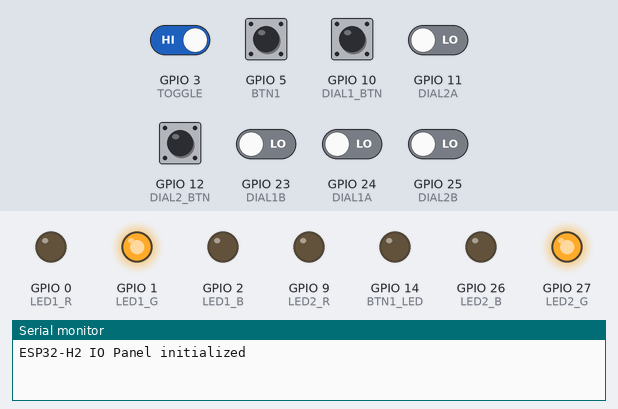
A sketch run on a simulated ESP32-C6. Parts: output pins drawn as LEDs (lit = HIGH), the last lines printed to the serial monitor. The inputs (shaded band) are chosen by the test bench; at power-on: GPIO 3 (TOGGLE), GPIO 5 (BTN1), GPIO 10 (DIAL1_BTN), GPIO 12 (DIAL2_BTN) HIGH, GPIO 11 (DIAL2A), GPIO 23 (DIAL1B), GPIO 24 (DIAL1A), GPIO 25 (DIAL2B) LOW.

Above: at 2.2 s.
2.3 s: GPIO 11 (DIAL2A) driven HIGH
At 2.45 s:
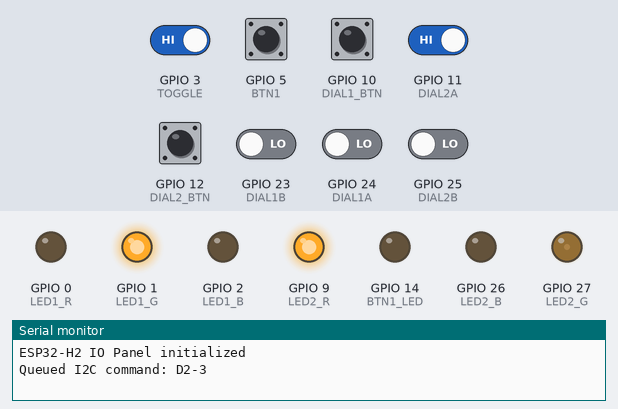
4.1 s: GPIO 23 (DIAL1B) driven HIGH
At 4.25 s:
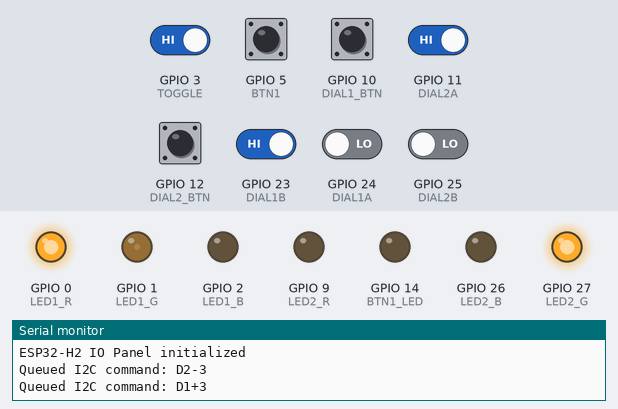
5.9 s: GPIO 10 (DIAL1_BTN) pulled LOW for 0.15 s
At 6.6 s:
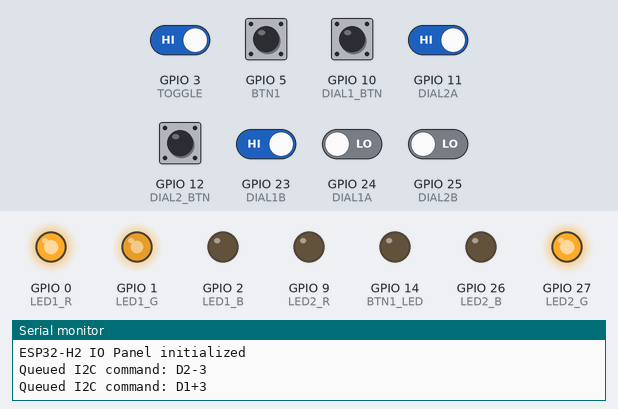
7.5 s: GPIO 12 (DIAL2_BTN) pulled LOW for 0.15 s
At 7.8 s:
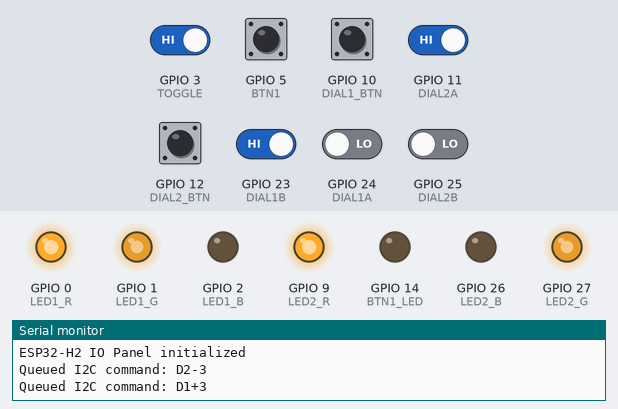
9.1 s: GPIO 24 (DIAL1A) driven HIGH
At 9.25 s:
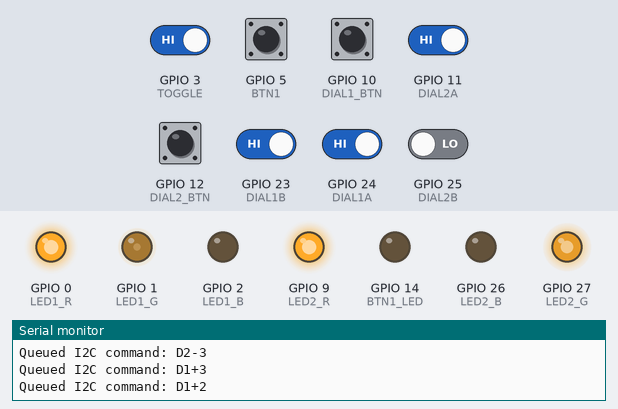
10.9 s: GPIO 25 (DIAL2B) driven HIGH
At 11.05 s:
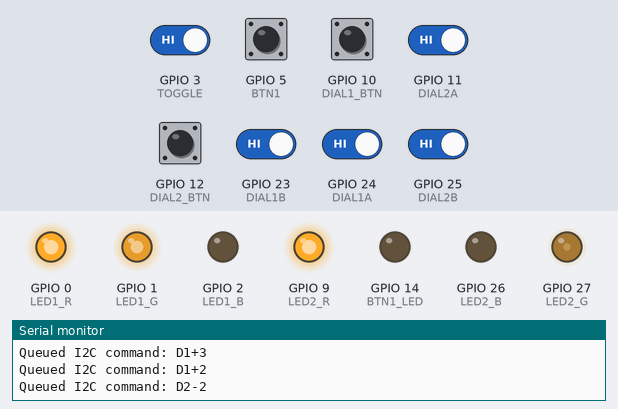
Timing chart, 0 to 13.7 s (numbered marks = the images above; inputs shaded):
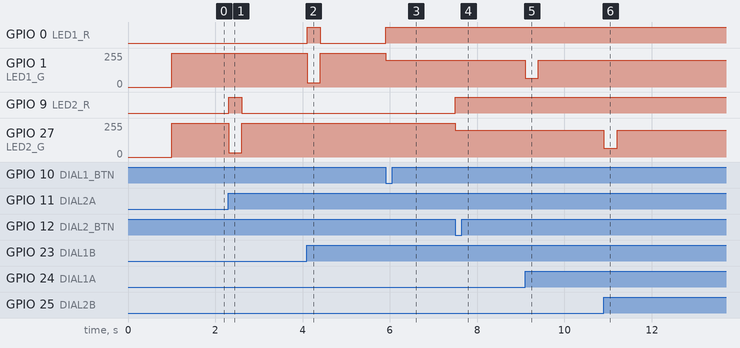

Measured:
- after the input at 2.3 s, GPIO 9 (LED2_R): LOW → HIGH at once, → LOW 0.30 s later; GPIO 27 (LED2_G): 255/255 → 32/255 at once, → 255/255 0.30 s later
- after the input at 4.1 s, GPIO 0 (LED1_R): LOW → HIGH at once, → LOW 0.30 s later; GPIO 1 (LED1_G): 255/255 → 32/255 at once, → 255/255 0.30 s later
- after the input at 5.9 s, GPIO 0 (LED1_R): LOW → HIGH at once; GPIO 1 (LED1_G): 255/255 → 200/255 at once
- after the input at 7.5 s, GPIO 9 (LED2_R): LOW → HIGH at once; GPIO 27 (LED2_G): 255/255 → 200/255 at once
- after the input at 9.1 s, GPIO 1 (LED1_G): 200/255 → 64/255 at once, → 200/255 0.30 s later
- after the input at 10.9 s, GPIO 27 (LED2_G): 200/255 → 64/255 at once, → 200/255 0.30 s later

The sketch:

Control_panel.ino
```cpp
#include <Wire.h>

// Pin Definitions
// RGB LED 1
const int LED1_R = 0;
const int LED1_G = 1;
const int LED1_B = 2;

// RGB LED 2
const int LED2_R = 9;
const int LED2_G = 27;
const int LED2_B = 26;

// Buttons and Switches
const int BTN1 = 5;
const int BTN1_LED = 14;
const int TOGGLE = 3;

// Encoders
const int DIAL1A = 24;
const int DIAL1B = 23;
const int DIAL1_BTN = 10;

const int DIAL2A = 11;
const int DIAL2B = 25;
const int DIAL2_BTN = 12;

// I2C Configuration
const uint8_t I2C_SLAVE_ADDR = 0x55;
const int I2C_SDA = 8;
const int I2C_SCL = 22;

// Debounce constants
const unsigned long DEBOUNCE_MS = 20;
const unsigned long RAINBOW_TIMEOUT_MS = 300; // Return to normal colour after 300ms of inactivity

// State variables
unsigned long lastBtnPress = 0;
bool lastBtnState = HIGH;

unsigned long lastToggleRead = 0;
bool lastToggleState = HIGH;

int encoderMode[2] = {0, 0}; // 0=large/green, 1=medium/yellow, 2=small/red
unsigned long lastEncoderBtnPress[2] = {0, 0};
bool lastEncoderBtnState[2] = {HIGH, HIGH};

unsigned long lastEncoderRotation[2] = {0, 0}; // Track last rotation time for rainbow effect
int rainbowIndex[2] = {0, 0}; // Current position in rainbow cycle

volatile int lastEncoderA[2] = {HIGH, HIGH};
volatile int lastEncoderB[2] = {HIGH, HIGH};

bool powerLEDStatus = false;

// I2C command queue
char commandBuffer[32] = "";
int commandBufferIndex = 0;

// Colour definitions (RGB values 0-255)
const uint8_t colourBig[3] = {0, 255, 0};       // Large detent
const uint8_t colourMedium[3] = {255, 200, 0};  // Medium detent
const uint8_t colourSmall[3] = {255, 0, 0};     // Small detent
const uint8_t colourOff[3] = {0, 0, 0};

// Rainbow colours for encoder rotation animation (24 colours = 1 per dial step for smooth animation)
const uint8_t rainbowColours[24][3] = {
  {255, 0, 0},      // Red
  {255, 32, 0},     // Red-Orange
  {255, 64, 0},     // Orange
  {255, 96, 0},     // Orange
  {255, 128, 0},    // Orange-Yellow
  {255, 160, 0},    // Yellow-Orange
  {255, 192, 0},    // Yellow
  {255, 224, 0},    // Yellow
  {224, 255, 0},    // Yellow-Green
  {160, 255, 0},    // Green-Yellow
  {96, 255, 0},     // Green
  {32, 255, 0},     // Green
  {0, 255, 32},     // Green-Cyan
  {0, 255, 96},     // Cyan-Green
  {0, 255, 160},    // Cyan
  {0, 255, 224},    // Cyan
  {0, 192, 255},    // Cyan-Blue
  {0, 128, 255},    // Blue-Cyan
  {0, 64, 255},     // Blue
  {0, 32, 255},     // Blue
  {64, 0, 255},     // Blue-Purple
  {128, 0, 255},    // Purple
  {192, 0, 255},    // Purple-Red
  {255, 0, 192}     // Red-Purple
};
const int RAINBOW_COLOURS_COUNT = 24;

void setup() {
  Serial.begin(115200);
  delay(1000);

  // Initialize pins
  pinMode(BTN1, INPUT_PULLUP);
  pinMode(BTN1_LED, OUTPUT);
  digitalWrite(BTN1_LED, LOW);

  pinMode(TOGGLE, INPUT_PULLUP);

  pinMode(DIAL1A, INPUT);
  pinMode(DIAL1B, INPUT);
  pinMode(DIAL1_BTN, INPUT_PULLUP);

  pinMode(DIAL2A, INPUT);
  pinMode(DIAL2B, INPUT);
  pinMode(DIAL2_BTN, INPUT_PULLUP);

  // RGB LEDs
  pinMode(LED1_R, OUTPUT);
  pinMode(LED1_G, OUTPUT);
  pinMode(LED1_B, OUTPUT);

  pinMode(LED2_R, OUTPUT);
  pinMode(LED2_G, OUTPUT);
  pinMode(LED2_B, OUTPUT);

  // Set initial LED colours
  setRGBLED(1, colourBig);
  setRGBLED(2, colourBig);

  // Initialize I2C slave
  Wire.begin((uint8_t)I2C_SLAVE_ADDR, I2C_SDA, I2C_SCL, 400000);
  Wire.onReceive(onI2CReceive);
  Wire.onRequest(onI2CRequest);

  Serial.println("ESP32-H2 IO Panel initialized");
}

void loop() {
  unsigned long now = millis();

  handlePowerButton();
  handleToggleSwitch();
  handleEncoder(0, DIAL1A, DIAL1B, DIAL1_BTN);
  handleEncoder(1, DIAL2A, DIAL2B, DIAL2_BTN);

  // Check if encoders should return to normal colour mode
  for (int i = 0; i < 2; i++) {
    if ((now - lastEncoderRotation[i]) > RAINBOW_TIMEOUT_MS) {
      updateEncoderLED(i); // Return to normal colour
    }
  }

  delay(5);
}

// Handle power button press
void handlePowerButton() {
  bool currentState = digitalRead(BTN1);
  unsigned long now = millis();

  if (currentState == LOW && lastBtnState == HIGH) {
    if (now - lastBtnPress > DEBOUNCE_MS) {
      sendI2CCommand("TP");
      lastBtnPress = now;
    }
  }

  lastBtnState = currentState;
}

// Handle toggle switch
void handleToggleSwitch() {
  bool currentState = digitalRead(TOGGLE);
  unsigned long now = millis();

  if (currentState != lastToggleState) {
    if (now - lastToggleRead > DEBOUNCE_MS) {
      if (currentState == LOW) {
        sendI2CCommand("AS0"); // Manual mode
      } else {
        sendI2CCommand("AS1"); // Automatic mode
      }
      lastToggleState = currentState;
      lastToggleRead = now;
    }
  }
}

// Handle encoder rotation and button
void handleEncoder(int encoderIdx, int pinA, int pinB, int pinBtn) {
  // Handle encoder button press
  bool btnState = digitalRead(pinBtn);
  unsigned long now = millis();

  if (btnState == LOW && lastEncoderBtnState[encoderIdx] == HIGH) {
    if (now - lastEncoderBtnPress[encoderIdx] > DEBOUNCE_MS) {
      // Cycle through modes
      encoderMode[encoderIdx] = (encoderMode[encoderIdx] + 1) % 3;
      updateEncoderLED(encoderIdx);
      lastEncoderBtnPress[encoderIdx] = now;
    }
  }

  lastEncoderBtnState[encoderIdx] = btnState;

  // Handle encoder rotation using quadrature decoding for Bourns PEC11R
  int currentA = digitalRead(pinA);
  int currentB = digitalRead(pinB);
  int lastA = lastEncoderA[encoderIdx];
  int lastB = lastEncoderB[encoderIdx];

  // Full quadrature state change detection
  if (currentA != lastA || currentB != lastB) {
    // Quadrature lookup table: determine if clockwise (1) or counter-clockwise (-1)
    // States: 00, 01, 10, 11 (4 possible states)
    // Clockwise sequence: 11->10->00->01->11
    // Counter-clockwise: 11->01->00->10->11

    int oldState = (lastA << 1) | lastB;      // Previous state
    int newState = (currentA << 1) | currentB; // Current state

    // Simple quadrature table approach
    // Only trigger on certain transitions to avoid jitter
    if (oldState == 3 && newState == 2) {  // 11->10: clockwise step 1
      sendEncoderCommand(encoderIdx, 1);
    } else if (oldState == 2 && newState == 0) {  // 10->00: clockwise step 2
      sendEncoderCommand(encoderIdx, 1);
    } else if (oldState == 0 && newState == 1) {  // 00->01: clockwise step 3
      sendEncoderCommand(encoderIdx, 1);
    } else if (oldState == 1 && newState == 3) {  // 01->11: clockwise step 4
      sendEncoderCommand(encoderIdx, 1);
    }
    // Counter-clockwise transitions
    else if (oldState == 3 && newState == 1) {  // 11->01: counter-clockwise step 1
      sendEncoderCommand(encoderIdx, -1);
    } else if (oldState == 1 && newState == 0) {  // 01->00: counter-clockwise step 2
      sendEncoderCommand(encoderIdx, -1);
    } else if (oldState == 0 && newState == 2) {  // 00->10: counter-clockwise step 3
      sendEncoderCommand(encoderIdx, -1);
    } else if (oldState == 2 && newState == 3) {  // 10->11: counter-clockwise step 4
      sendEncoderCommand(encoderIdx, -1);
    }

    lastEncoderA[encoderIdx] = currentA;
    lastEncoderB[encoderIdx] = currentB;
  }
}

// Send encoder command with proper increment and rainbow animation
void sendEncoderCommand(int encoderIdx, int direction) {
  int increment = getIncrementForMode(encoderMode[encoderIdx]);
  char cmd[16];

  if (direction > 0) {
    sprintf(cmd, "D%d+%d", encoderIdx + 1, increment);
  } else {
    sprintf(cmd, "D%d-%d", encoderIdx + 1, increment);
  }

  sendI2CCommand(cmd);

  // Update rainbow animation
  lastEncoderRotation[encoderIdx] = millis();
  rainbowIndex[encoderIdx] = (rainbowIndex[encoderIdx] + 1) % RAINBOW_COLOURS_COUNT;
  setRGBLED(encoderIdx + 1, rainbowColours[rainbowIndex[encoderIdx]]);
}

// Get increment value based on encoder mode
int getIncrementForMode(int mode) {
  switch(mode) {
    case 0: return 3;  // Large detent
    case 1: return 2;  // Medium detent
    case 2: return 1;  // Small detent
    default: return 1;
  }
}

// Update encoder RGB LED colour based on mode
void updateEncoderLED(int encoderIdx) {
  const uint8_t *colour;
  switch(encoderMode[encoderIdx]) {
    case 0:
      colour = colourBig;
      break;
    case 1:
      colour = colourMedium;
      break;
    case 2:
      colour = colourSmall;
      break;
    default:
      colour = colourOff;
  }
  setRGBLED(encoderIdx + 1, colour);
}

// Set RGB LED color
void setRGBLED(int ledIdx, const uint8_t color[3]) {
  if (ledIdx == 1) {
    analogWrite(LED1_R, color[0]);
    analogWrite(LED1_G, color[1]);
    analogWrite(LED1_B, color[2]);
  } else if (ledIdx == 2) {
    analogWrite(LED2_R, color[0]);
    analogWrite(LED2_G, color[1]);
    analogWrite(LED2_B, color[2]);
  }
}

// I2C receive handler - receive status from Raspberry Pi
void onI2CReceive(int len) {
  if (len >= 2) {
    char buffer[len + 1];
    int i = 0;
    while (Wire.available()) {
      buffer[i++] = Wire.read();
    }
    buffer[i] = '\0';

    // Parse ON/OFF status
    if (strncmp(buffer, "ON", 2) == 0) {
      digitalWrite(BTN1_LED, HIGH);
      powerLEDStatus = true;
    } else if (strncmp(buffer, "OFF", 3) == 0) {
      digitalWrite(BTN1_LED, LOW);
      powerLEDStatus = false;
    }
  }
}

// I2C request handler - send command to Raspberry Pi
void onI2CRequest() {
  if (commandBufferIndex > 0) {
    Wire.write((uint8_t *)commandBuffer, commandBufferIndex);
    commandBufferIndex = 0;
    memset(commandBuffer, 0, sizeof(commandBuffer));
  } else {
    Wire.write(0); // Send null byte if no command
  }
}

// Queue I2C command to be sent to Raspberry Pi when requested
void sendI2CCommand(const char *cmd) {
  memset(commandBuffer, 0, sizeof(commandBuffer));
  strncpy(commandBuffer, cmd, sizeof(commandBuffer) - 2);
  commandBufferIndex = strlen(commandBuffer) + 1; // Include null terminator

  Serial.print("Queued I2C command: ");
  Serial.println(cmd);
}
```
